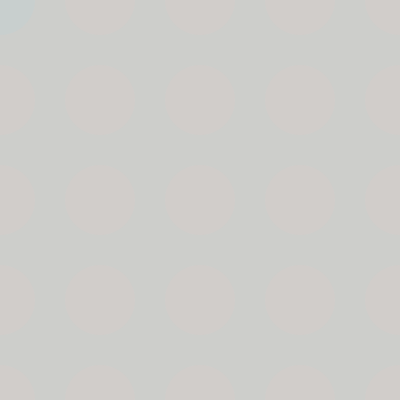
Frame 1 (no input)
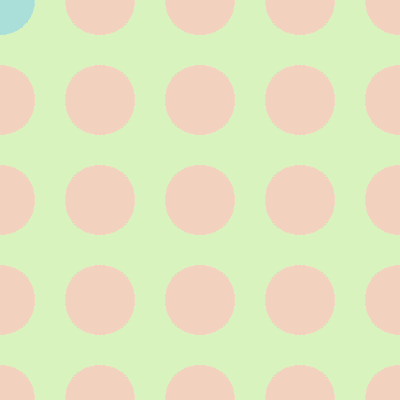
Frame 60 (the mouse pressed at the canvas centre just before this capture)
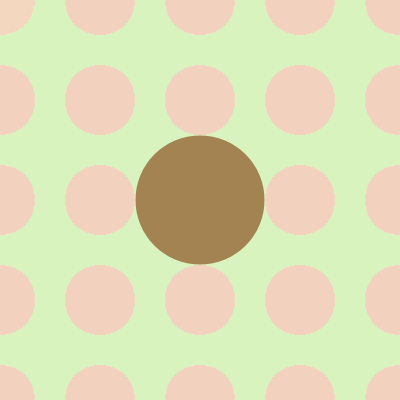
Frame 120 (the mouse held since frame 60 and released just before this capture)

The Processing sketch that drew these frames (run headless with seeded random() and noise(); from frame 60 on, the mouse is pressed at the canvas centre):

// Processing sketch: processing_41862
// ── processing_41862.pde

int a=70;

void setup()
{
  smooth();
  size(400, 400);
}

void draw() {
  noStroke();

  fill(242, 250, 187, 10);
  rect(0, 0, width, height);

 // stroke(242, 250, 187);
 // randomSeed (a);

  for (int x = 0; x<= 400; x = x + 100) { 
    for (int y = 0; y<= 400; y = y + 100) {
      if (dist(x, y, mouseX, mouseY) <=35) {
        fill(139, 216, 242, 20);
        if (mousePressed) {
          float r = map(a, 0, 200, 0, 255);
          fill(r, r*0.8, r/2);
          ellipse(x, y, a, a);
          a=a+1;
        }
      }
      else {
        fill(250, 187, 187, 20);
      }
      ellipse(x, y, 70, 70);
    }
  }
}

				
